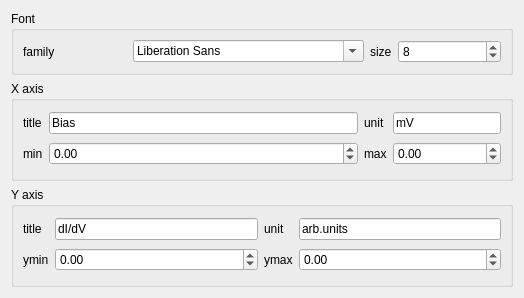
         <widget class="QWidget" name="page_2">
          <property name="geometry">
           <rect>
            <x>0</x>
            <y>0</y>
            <width>524</width>
            <height>298</height>
           </rect>
          </property>
          <attribute name="label">
           <string>Axis</string>
          </attribute>
          <layout class="QGridLayout" name="gridLayout_29">
           <item row="0" column="0">
            <widget class="QGroupBox" name="groupBox_3">
             <property name="sizePolicy">
              <sizepolicy hsizetype="Preferred" vsizetype="Maximum">
               <horstretch>0</horstretch>
               <verstretch>0</verstretch>
              </sizepolicy>
             </property>
             <property name="title">
              <string>Font</string>
             </property>
             <layout class="QGridLayout" name="gridLayout_10">
              <item row="0" column="0">
               <widget class="QLabel" name="label_15">
                <property name="text">
                 <string>family</string>
                </property>
               </widget>
              </item>
              <item row="0" column="1">
               <widget class="QFontComboBox" name="fontComboBox_font">
                <property name="sizePolicy">
                 <sizepolicy hsizetype="Maximum" vsizetype="Fixed">
                  <horstretch>0</horstretch>
                  <verstretch>0</verstretch>
                 </sizepolicy>
                </property>
               </widget>
              </item>
              <item row="0" column="2">
               <widget class="QLabel" name="label_16">
                <property name="sizePolicy">
                 <sizepolicy hsizetype="Maximum" vsizetype="Preferred">
                  <horstretch>0</horstretch>
                  <verstretch>0</verstretch>
                 </sizepolicy>
                </property>
                <property name="baseSize">
                 <size>
                  <width>0</width>
                  <height>0</height>
                 </size>
                </property>
                <property name="text">
                 <string>size</string>
                </property>
               </widget>
              </item>
              <item row="0" column="4">
               <widget class="QSpinBox" name="spinBox_fontSize">
                <property name="value">
                 <number>8</number>
                </property>
               </widget>
              </item>
             </layout>
            </widget>
           </item>
           <item row="1" column="0">
            <widget class="QGroupBox" name="groupBox">
             <property name="title">
              <string>X axis</string>
             </property>
             <layout class="QGridLayout" name="gridLayout_8">
              <item row="2" column="1">
               <widget class="QDoubleSpinBox" name="spinBox_xmin">
                <property name="minimum">
                 <double>-999999.000000000000000</double>
                </property>
                <property name="maximum">
                 <double>999999.000000000000000</double>
                </property>
                <property name="singleStep">
                 <double>0.010000000000000</double>
                </property>
                <property name="stepType">
                 <enum>QAbstractSpinBox::AdaptiveDecimalStepType</enum>
                </property>
               </widget>
              </item>
              <item row="2" column="2">
               <widget class="QLabel" name="label_2">
                <property name="sizePolicy">
                 <sizepolicy hsizetype="Maximum" vsizetype="Preferred">
                  <horstretch>0</horstretch>
                  <verstretch>0</verstretch>
                 </sizepolicy>
                </property>
                <property name="text">
                 <string>max</string>
                </property>
               </widget>
              </item>
              <item row="0" column="1">
               <widget class="QLineEdit" name="lineEdit_xtitle">
                <property name="text">
                 <string>Bias</string>
                </property>
                <property name="placeholderText">
                 <string>y title</string>
                </property>
               </widget>
              </item>
              <item row="0" column="0">
               <widget class="QLabel" name="label">
                <property name="sizePolicy">
                 <sizepolicy hsizetype="Maximum" vsizetype="Preferred">
                  <horstretch>0</horstretch>
                  <verstretch>0</verstretch>
                 </sizepolicy>
                </property>
                <property name="text">
                 <string>title</string>
                </property>
               </widget>
              </item>
              <item row="2" column="0">
               <widget class="QLabel" name="label_5">
                <property name="sizePolicy">
                 <sizepolicy hsizetype="Maximum" vsizetype="Preferred">
                  <horstretch>0</horstretch>
                  <verstretch>0</verstretch>
                 </sizepolicy>
                </property>
                <property name="text">
                 <string>min</string>
                </property>
               </widget>
              </item>
              <item row="2" column="3" colspan="3">
               <widget class="QDoubleSpinBox" name="spinBox_xmax">
                <property name="minimum">
                 <double>-999999.000000000000000</double>
                </property>
                <property name="maximum">
                 <double>999999.000000000000000</double>
                </property>
                <property name="singleStep">
                 <double>0.010000000000000</double>
                </property>
                <property name="stepType">
                 <enum>QAbstractSpinBox::AdaptiveDecimalStepType</enum>
                </property>
               </widget>
              </item>
              <item row="0" column="2">
               <widget class="QLabel" name="label_10">
                <property name="sizePolicy">
                 <sizepolicy hsizetype="Maximum" vsizetype="Preferred">
                  <horstretch>0</horstretch>
                  <verstretch>0</verstretch>
                 </sizepolicy>
                </property>
                <property name="text">
                 <string>unit</string>
                </property>
               </widget>
              </item>
              <item row="0" column="3" colspan="3">
               <widget class="QLineEdit" name="lineEdit_xunit">
                <property name="text">
                 <string>mV</string>
                </property>
                <property name="placeholderText">
                 <string>x unit</string>
                </property>
               </widget>
              </item>
             </layout>
            </widget>
           </item>
           <item row="2" column="0">
            <widget class="QGroupBox" name="groupBox_2">
             <property name="title">
              <string>Y axis</string>
             </property>
             <layout class="QGridLayout" name="gridLayout_3">
              <item row="0" column="3">
               <widget class="QLineEdit" name="lineEdit_yunit">
                <property name="text">
                 <string>arb.units</string>
                </property>
                <property name="placeholderText">
                 <string>y unit</string>
                </property>
               </widget>
              </item>
              <item row="0" column="0">
               <widget class="QLabel" name="label_6">
                <property name="text">
                 <string>title</string>
                </property>
               </widget>
              </item>
              <item row="0" column="1">
               <widget class="QLineEdit" name="lineEdit_ytitle">
                <property name="text">
                 <string>dI/dV</string>
                </property>
                <property name="placeholderText">
                 <string>x title</string>
                </property>
               </widget>
              </item>
              <item row="0" column="2">
               <widget class="QLabel" name="label_11">
                <property name="text">
                 <string>unit</string>
                </property>
               </widget>
              </item>
              <item row="1" column="1">
               <widget class="QDoubleSpinBox" name="spinBox_ymin">
                <property name="minimum">
                 <double>-999999.000000000000000</double>
                </property>
                <property name="maximum">
                 <double>999999.000000000000000</double>
                </property>
                <property name="singleStep">
                 <double>0.010000000000000</double>
                </property>
                <property name="stepType">
                 <enum>QAbstractSpinBox::AdaptiveDecimalStepType</enum>
                </property>
               </widget>
              </item>
              <item row="1" column="2">
               <widget class="QLabel" name="label_4">
                <property name="text">
                 <string>ymax</string>
                </property>
               </widget>
              </item>
              <item row="1" column="0">
               <widget class="QLabel" name="label_3">
                <property name="text">
                 <string>ymin</string>
                </property>
               </widget>
              </item>
              <item row="1" column="3">
               <widget class="QDoubleSpinBox" name="spinBox_ymax">
                <property name="minimum">
                 <double>-999999.000000000000000</double>
                </property>
                <property name="maximum">
                 <double>999999.000000000000000</double>
                </property>
                <property name="singleStep">
                 <double>0.010000000000000</double>
                </property>
                <property name="stepType">
                 <enum>QAbstractSpinBox::AdaptiveDecimalStepType</enum>
                </property>
               </widget>
              </item>
             </layout>
            </widget>
           </item>
          </layout>
         </widget>
